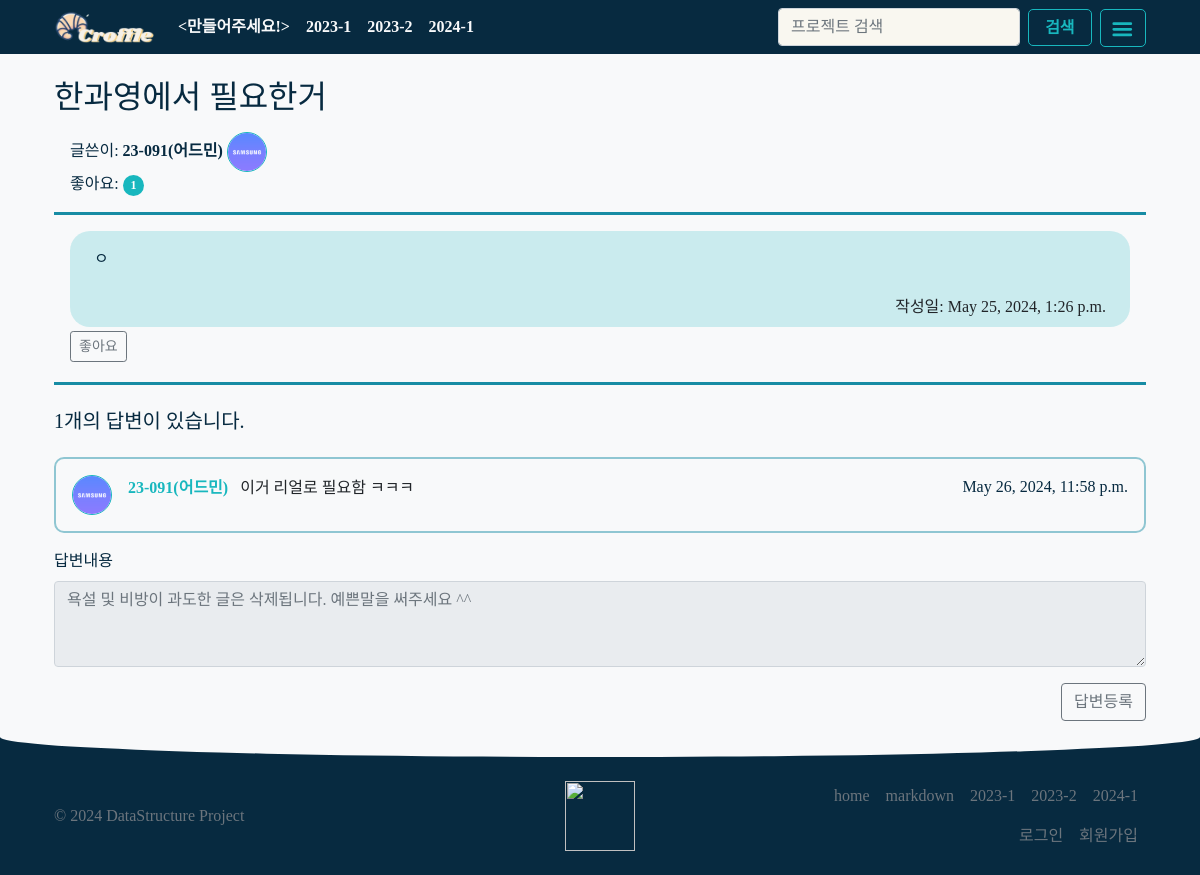
Screenshot of /makeit/13/ with the database file from the repository.
### makeit/models.py (models this page shows)
class Question(models.Model):
    subject = models.CharField(max_length=200)
    content = models.TextField()
    create_date = models.DateTimeField()
    author = models.ForeignKey(User, on_delete=models.CASCADE, related_name='author_question')
    voter = models.ManyToManyField(User, related_name='voter_question')  # 추천인 추가

class Answer(models.Model):
    question = models.ForeignKey(Question, on_delete=models.CASCADE)
    content = models.TextField()
    create_date = models.DateTimeField()
    author = models.ForeignKey(User, on_delete=models.CASCADE)

### common/models.py (models this page shows)
class User(AbstractUser):
    number = models.CharField(max_length=20)
    profile = models.ImageField(null=True, default="profile/person.svg",upload_to="profile/")

### makeit/views.py (the view)
# urls.py: path('<int:question_id>/', views.detail, name='detail'),
def detail(request, question_id):
    question = Question.objects.get(id=question_id)
    context = {'question': question}
    return render(request, 'makeit/question_detail.html', context)

### templates/makeit/question_detail.html (shortened to what this page needs)
{% extends "base.html" %}
{% block content %}
<div class="container my-3">
    <h2 class="py-2">{{ question.subject }}</h2>
    <div class="px-3">
      글쓴이: <a class="usernamel"href="{% url 'common:profile' question.author.id %}">{{question.author.number}}({{question.author}})</a>
      <img class="rounded-circle shadow-1-strong me-3"
      src="{{question.author.profile.url}}" alt="avatar" width="40"
      height="40" style="border: 1px solid #18b7be;"/>
      <br>
      좋아요: <span class="badge rounded-pill" style="background-color: #18b7be;">{{question.voter.count}}</span>
    </div>
    <hr class="line">
    <div class="px-3">
      <div style="background-color: #18b6be35; border-radius: 20px;">
        <div class="px-4 py-3" style="white-space: pre-line;">{{ question.content }}</div>
            <div class="d-flex justify-content-end">
                <div class="px-4 text-dark p-2">
                    작성일: {{ question.create_date }}
                </div>
            </div>    </div>
    <div class="py-1">
    <a href="javascript:void(0)"  onclick="vote(this)" data-uri="{% url 'makeit:question_vote' question.id  %}" class="btn btn-sm btn-outline-secondary">
      좋아요
    </a>
  </div>
</div>
    <hr class="line">
    <h5 class="my-3 py-2">{{question.answer_set.count}}개의 답변이 있습니다.</h5>
    {% for answer in question.answer_set.all %}
    <div class="commentcard mb-3">
        <div class="card-body">
          <div class="d-flex flex-start">
            <img class="rounded-circle shadow-1-strong me-3"
              src="{{answer.author.profile.url}}" alt="avatar" width="40"
              height="40" style="border: 1px solid #18b7be;"/>
            <div class="w-100">
              <div class="d-flex justify-content-between align-items-center mb-3">
                <h6 class="text-primary mb-0">
                  <a class="username"href="{% url 'common:profile' answer.author.id %}">{{answer.author.number}}({{answer.author}})</a>
                  <span class="text-body ms-2" style="font-weight: 400;">{{answer.content}}</span>
              </h6>
                <p class="mb-0">{{answer.create_date}}</p>
              </div>
            </div>
          </div>
        </div>
    </div>
    {% endfor %}
    <form action="{% url 'makeit:answer_create' question.id %}" method="post" class="my-3">
        <div class="mb-3">
            <label for="content" class="form-label">답변내용</label>
            <textarea {% if not user.is_authenticated %}disabled{% endif %}
            name="content" id="content" class="form-control" rows="3" placeholder="욕설 및 비방이 과도한 글은 삭제됩니다. 예쁜말을 써주세요 ^^"></textarea>
      </div>
      <div class="pb-2">
        <input style="float: right;" type="submit" value="답변등록" class="btn btn-outline-secondary">
      </div>
    </form>
</div>
{% endblock %}

### static/Test.css (style rules this page uses)
hr.line { border-bottom: 3px solid #178ca4; opacity: inherit; }
.commentcard { border: 2px solid #178ca477; border-radius: 10px; }
.username { color: #18b7be; text-decoration: none; font-weight: 700; }
.usernamel { color: #072A40; text-decoration: none; font-weight: 700; }

### rows the page displays
Question: subject "한과영에서 필요한거", author.number "23-091", author "어드민", author.profile (picture), voter.count "1", content "ㅇ", create_date "May 25, 2024, 1:26 p.m.", answer_set.count "1"
Answer: author.profile (picture), author.number "23-091", author "어드민", content "이거 리얼로 필요함 ㅋㅋㅋ", create_date "May 26, 2024, 11:58 p.m."
